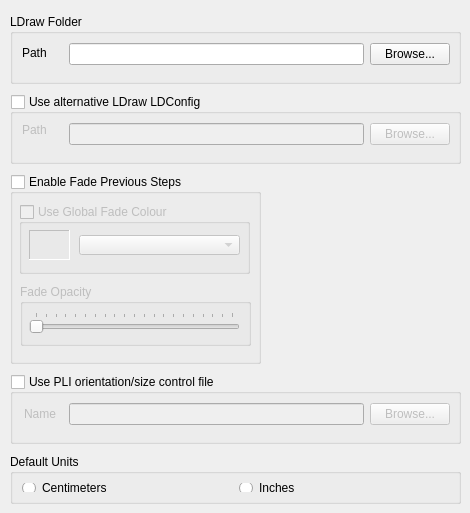
     <widget class="QWidget" name="tabGeneral">
      <attribute name="title">
       <string>General</string>
      </attribute>
      <widget class="QGroupBox" name="ldrawBox">
       <property name="geometry">
        <rect>
         <x>10</x>
         <y>14</y>
         <width>451</width>
         <height>70</height>
        </rect>
       </property>
       <property name="toolTip">
        <string>This directory contains the LDraw parts directory</string>
       </property>
       <property name="title">
        <string>LDraw Folder</string>
       </property>
       <property name="checkable">
        <bool>false</bool>
       </property>
       <property name="checked">
        <bool>false</bool>
       </property>
       <widget class="QLabel" name="label_6">
        <property name="geometry">
         <rect>
          <x>12</x>
          <y>31</y>
          <width>41</width>
          <height>16</height>
         </rect>
        </property>
        <property name="text">
         <string>Path</string>
        </property>
       </widget>
       <widget class="QWidget" name="layoutWidget">
        <property name="geometry">
         <rect>
          <x>59</x>
          <y>24</y>
          <width>381</width>
          <height>33</height>
         </rect>
        </property>
        <layout class="QHBoxLayout" name="horizontalLayout">
         <item>
          <widget class="QLineEdit" name="ldrawPath">
           <property name="minimumSize">
            <size>
             <width>200</width>
             <height>0</height>
            </size>
           </property>
          </widget>
         </item>
         <item>
          <widget class="QPushButton" name="browseLDraw">
           <property name="toolTip">
            <string>Use directory dialog to find LDraw directory</string>
           </property>
           <property name="whatsThis">
            <string>This lets you find the LDraw directory</string>
           </property>
           <property name="text">
            <string>Browse...</string>
           </property>
          </widget>
         </item>
        </layout>
       </widget>
      </widget>
      <widget class="QGroupBox" name="pliBox">
       <property name="geometry">
        <rect>
         <x>10</x>
         <y>374</y>
         <width>451</width>
         <height>70</height>
        </rect>
       </property>
       <property name="toolTip">
        <string>This file controls Part List parts orientation and size</string>
       </property>
       <property name="title">
        <string>Use PLI orientation/size control file</string>
       </property>
       <property name="checkable">
        <bool>true</bool>
       </property>
       <property name="checked">
        <bool>false</bool>
       </property>
       <widget class="QLabel" name="label_5">
        <property name="geometry">
         <rect>
          <x>14</x>
          <y>32</y>
          <width>41</width>
          <height>16</height>
         </rect>
        </property>
        <property name="text">
         <string>Name</string>
        </property>
       </widget>
       <widget class="QWidget" name="layoutWidget1">
        <property name="geometry">
         <rect>
          <x>59</x>
          <y>24</y>
          <width>381</width>
          <height>33</height>
         </rect>
        </property>
        <layout class="QHBoxLayout" name="horizontalLayout_3">
         <item>
          <widget class="QLineEdit" name="pliName">
           <property name="minimumSize">
            <size>
             <width>200</width>
             <height>0</height>
            </size>
           </property>
          </widget>
         </item>
         <item>
          <widget class="QPushButton" name="browsePli">
           <property name="toolTip">
            <string>Use directory dialog to find the PLI file</string>
           </property>
           <property name="whatsThis">
            <string>Use directory dialog to find the PLI file</string>
           </property>
           <property name="text">
            <string>Browse...</string>
           </property>
          </widget>
         </item>
        </layout>
       </widget>
      </widget>
      <widget class="QGroupBox" name="fadeStepBox">
       <property name="geometry">
        <rect>
         <x>10</x>
         <y>174</y>
         <width>251</width>
         <height>190</height>
        </rect>
       </property>
       <property name="toolTip">
        <string>This setting allows you to fade previous build step parts </string>
       </property>
       <property name="title">
        <string>Enable Fade Previous Steps</string>
       </property>
       <property name="checkable">
        <bool>true</bool>
       </property>
       <property name="checked">
        <bool>false</bool>
       </property>
       <widget class="QGroupBox" name="fadeStepUseColourBox">
        <property name="enabled">
         <bool>false</bool>
        </property>
        <property name="geometry">
         <rect>
          <x>9</x>
          <y>30</y>
          <width>231</width>
          <height>70</height>
         </rect>
        </property>
        <property name="toolTip">
         <string>Select to use this colour for all faded parts, otherwise fade existing colour.</string>
        </property>
        <property name="title">
         <string>Use Global Fade Colour</string>
        </property>
        <property name="checkable">
         <bool>true</bool>
        </property>
        <property name="checked">
         <bool>false</bool>
        </property>
        <widget class="QLabel" name="fadeStepColorLabel">
         <property name="geometry">
          <rect>
           <x>10</x>
           <y>26</y>
           <width>41</width>
           <height>30</height>
          </rect>
         </property>
         <property name="frameShape">
          <enum>QFrame::Panel</enum>
         </property>
         <property name="frameShadow">
          <enum>QFrame::Sunken</enum>
         </property>
         <property name="text">
          <string/>
         </property>
        </widget>
        <widget class="QComboBox" name="fadeStepColorsCombo">
         <property name="geometry">
          <rect>
           <x>60</x>
           <y>31</y>
           <width>161</width>
           <height>20</height>
          </rect>
         </property>
        </widget>
       </widget>
       <widget class="QGroupBox" name="fadeStepOpacityBox">
        <property name="enabled">
         <bool>false</bool>
        </property>
        <property name="geometry">
         <rect>
          <x>10</x>
          <y>110</y>
          <width>231</width>
          <height>62</height>
         </rect>
        </property>
        <property name="toolTip">
         <string>Set the percent of fade, 0 is fully hidden, 100 is fully opaque.</string>
        </property>
        <property name="title">
         <string>Fade Opacity</string>
        </property>
        <property name="checkable">
         <bool>false</bool>
        </property>
        <property name="checked">
         <bool>false</bool>
        </property>
        <widget class="QSlider" name="fadeStepOpacitySlider">
         <property name="enabled">
          <bool>false</bool>
         </property>
         <property name="geometry">
          <rect>
           <x>9</x>
           <y>28</y>
           <width>211</width>
           <height>22</height>
          </rect>
         </property>
         <property name="maximum">
          <number>100</number>
         </property>
         <property name="orientation">
          <enum>Qt::Horizontal</enum>
         </property>
         <property name="tickPosition">
          <enum>QSlider::TicksAbove</enum>
         </property>
         <property name="tickInterval">
          <number>5</number>
         </property>
        </widget>
       </widget>
      </widget>
      <widget class="QGroupBox" name="groupBox">
       <property name="geometry">
        <rect>
         <x>10</x>
         <y>454</y>
         <width>451</width>
         <height>50</height>
        </rect>
       </property>
       <property name="title">
        <string>Default Units</string>
       </property>
       <layout class="QHBoxLayout">
        <item>
         <widget class="QRadioButton" name="Centimeters">
          <property name="text">
           <string>Centimeters</string>
          </property>
         </widget>
        </item>
        <item>
         <widget class="QRadioButton" name="Inches">
          <property name="text">
           <string>Inches</string>
          </property>
         </widget>
        </item>
       </layout>
      </widget>
      <widget class="QGroupBox" name="altLDConfigBox">
       <property name="geometry">
        <rect>
         <x>10</x>
         <y>94</y>
         <width>451</width>
         <height>70</height>
        </rect>
       </property>
       <property name="toolTip">
        <string>Check to use an alternative LDConfig LDraw configuration file.</string>
       </property>
       <property name="title">
        <string>Use alternative LDraw LDConfig</string>
       </property>
       <property name="checkable">
        <bool>true</bool>
       </property>
       <property name="checked">
        <bool>false</bool>
       </property>
       <widget class="QLabel" name="label_7">
        <property name="geometry">
         <rect>
          <x>12</x>
          <y>28</y>
          <width>41</width>
          <height>16</height>
         </rect>
        </property>
        <property name="text">
         <string>Path</string>
        </property>
       </widget>
       <widget class="QWidget" name="layoutWidget2">
        <property name="geometry">
         <rect>
          <x>59</x>
          <y>24</y>
          <width>381</width>
          <height>33</height>
         </rect>
        </property>
        <layout class="QHBoxLayout" name="horizontalLayout_2">
         <item>
          <widget class="QLineEdit" name="altLDConfigPath"/>
         </item>
         <item>
          <widget class="QPushButton" name="browseAltLDConfig">
           <property name="text">
            <string>Browse...</string>
           </property>
          </widget>
         </item>
        </layout>
       </widget>
      </widget>
     </widget>
